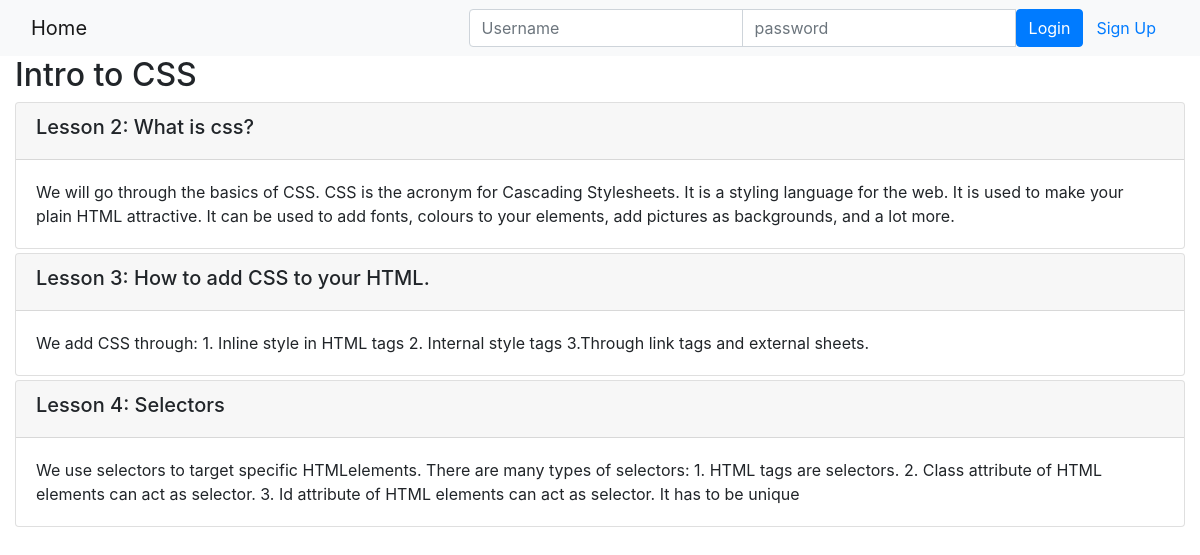
/onlinecourse/1/, run on an earlier commit of the app's database.
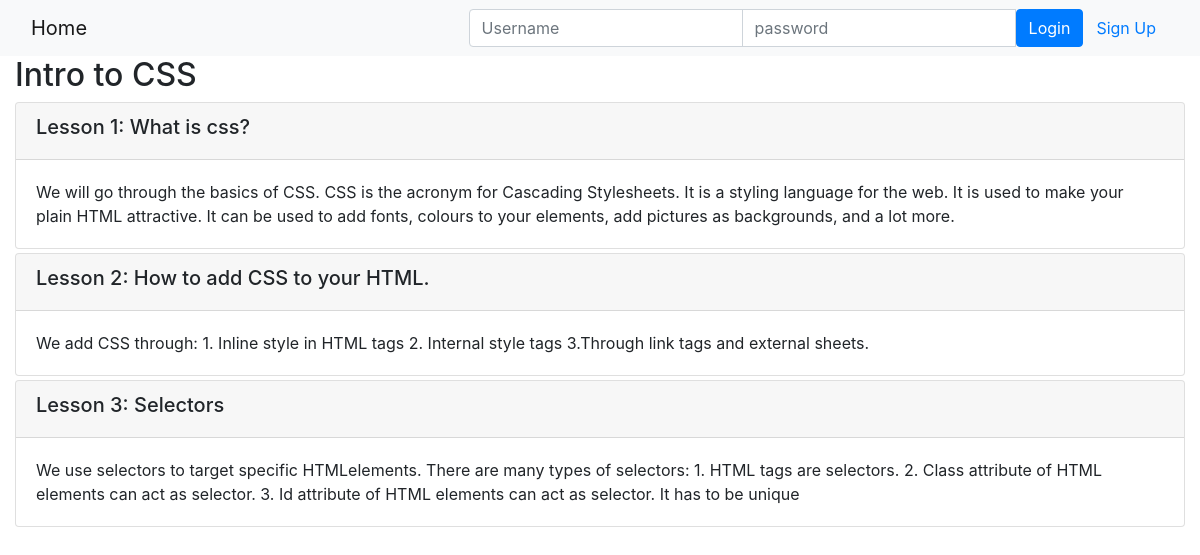
And on a later commit of the database.
### onlinecourse/models.py (models this page shows, shortened)
class Lesson(models.Model):
    title = models.CharField(max_length=200, default="title")
    order = models.IntegerField(default=0)
    course = models.ForeignKey(Course, on_delete=models.CASCADE)
    content = models.TextField()

### onlinecourse/views.py (the view)
# urls.py: path('<int:pk>/', views.CourseDetailView.as_view(), name='course_details'),
class CourseDetailView(generic.DetailView):
    model = Course
    template_name = 'onlinecourse/course_detail_bootstrap.html'
    def get_context_data(self, **kwargs):
        context = super().get_context_data(**kwargs)
        current_course = kwargs['object']
        questions = [q for lesson in current_course.lesson_set.all() for q in lesson.question_set.all() if q]
        choices = [c for q in questions for c in q.choice_set.all() if c]
        context['question_list'] = zip(range(1,1+len(questions)),questions)
        return context

### onlinecourse/templates/onlinecourse/course_detail_bootstrap.html (shortened to what this page needs)
<!DOCTYPE html>
<html lang="en">
<head>
     {% load static %}
    <link rel="stylesheet" href="https://maxcdn.bootstrapcdn.com/bootstrap/4.5.2/css/bootstrap.min.css">
</head>
<body>
    <nav class="navbar navbar-light bg-light">
        <div class="container-fluid">
            <div class="navbar-header">
                  <a class="navbar-brand" href="{% url 'onlinecourse:index' %}">Home</a>
            </div>
            <ul class="nav navbar-nav navbar-right">
                {% if user.is_authenticated %}
                <li>
                    <a class="btn btn-link" href="#">{{ user.first_name }}({{ user.username }})</a>
                    <a class="btn btn-link" href="{% url 'onlinecourse:logout' %}">Logout</a>
                </li>
                {% else %}
                <li>
                    <form class="form-inline" action="{% url 'onlinecourse:login' %}" method="post">
                        <div class="input-group">
                            <input type="text" class="form-control" placeholder="Username" name="username" >
                            <input type="password" class="form-control" placeholder="password" name="psw" >
                            <button class="btn btn-primary" type="submit">Login</button>
                            <a class="btn btn-link" href="{% url 'onlinecourse:registration' %}">Sign Up</a>
                        </div>
                    </form>
                </li>
                {% endif %}
            </ul>
        </div>
    </nav>
    <div class="container-fluid">
            <h2>{{ course.name }}</h2>
            <div class="card-columns-vertical">
                {% for lesson in course.lesson_set.all %}
                    <div class="card mt-1">
                        <div class="card-header"><h5>Lesson {{lesson.order|add:1}}: {{lesson.title}}</h5></div>
                        <div class="card-body">{{lesson.content}}</div>
                    </div>
                {% endfor %}
            </div>
    </div>
</body>
</html>

What changed in the data, as far as the page shows it:
changed Lesson "What is css?": order|add "2" → "1"
changed Lesson "How to add CSS to your HTML.": order|add "3" → "2"
changed Lesson "Selectors": order|add "4" → "3"
